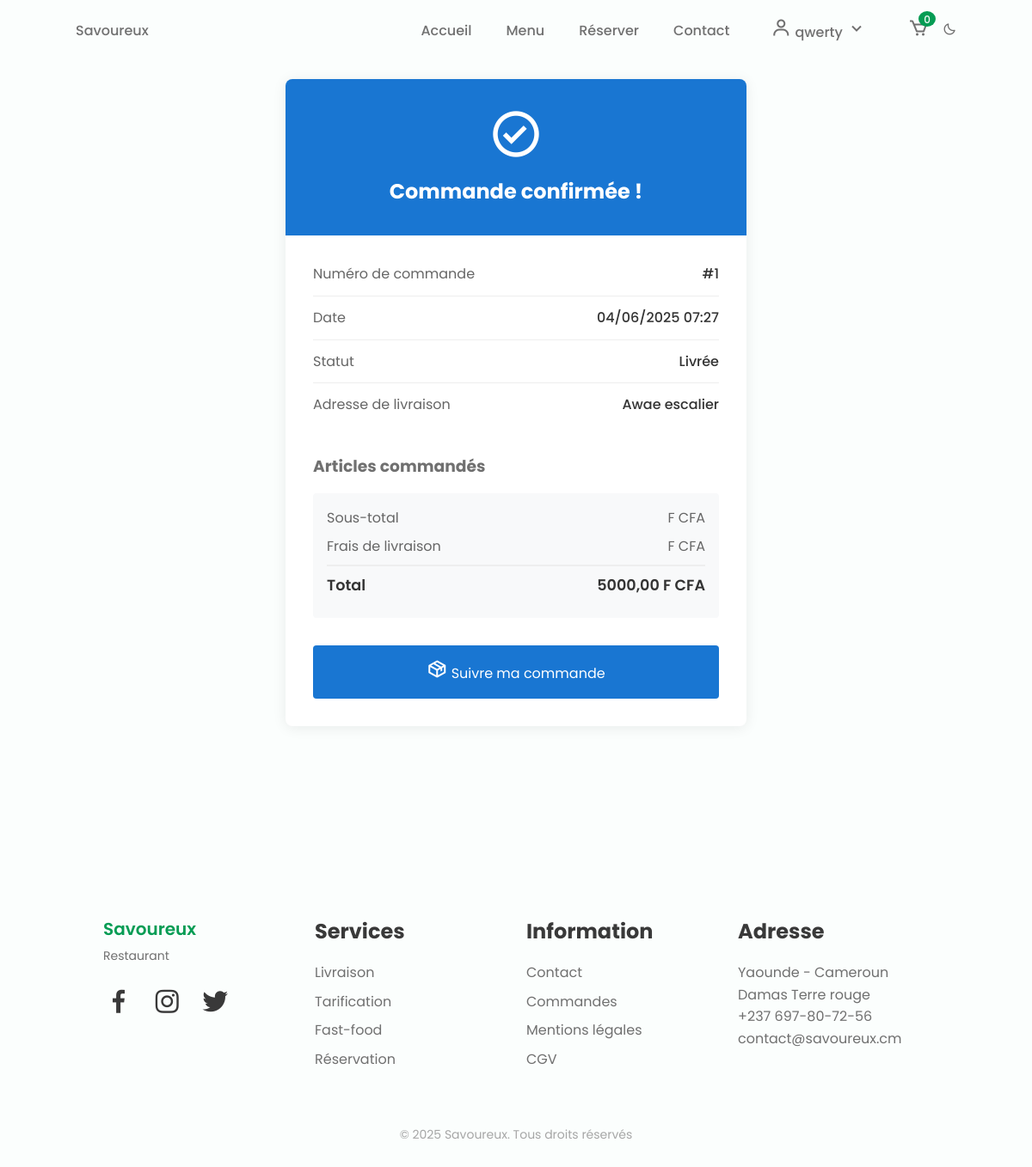
The app's page /order-confirmation/1/ (signed in), older data.
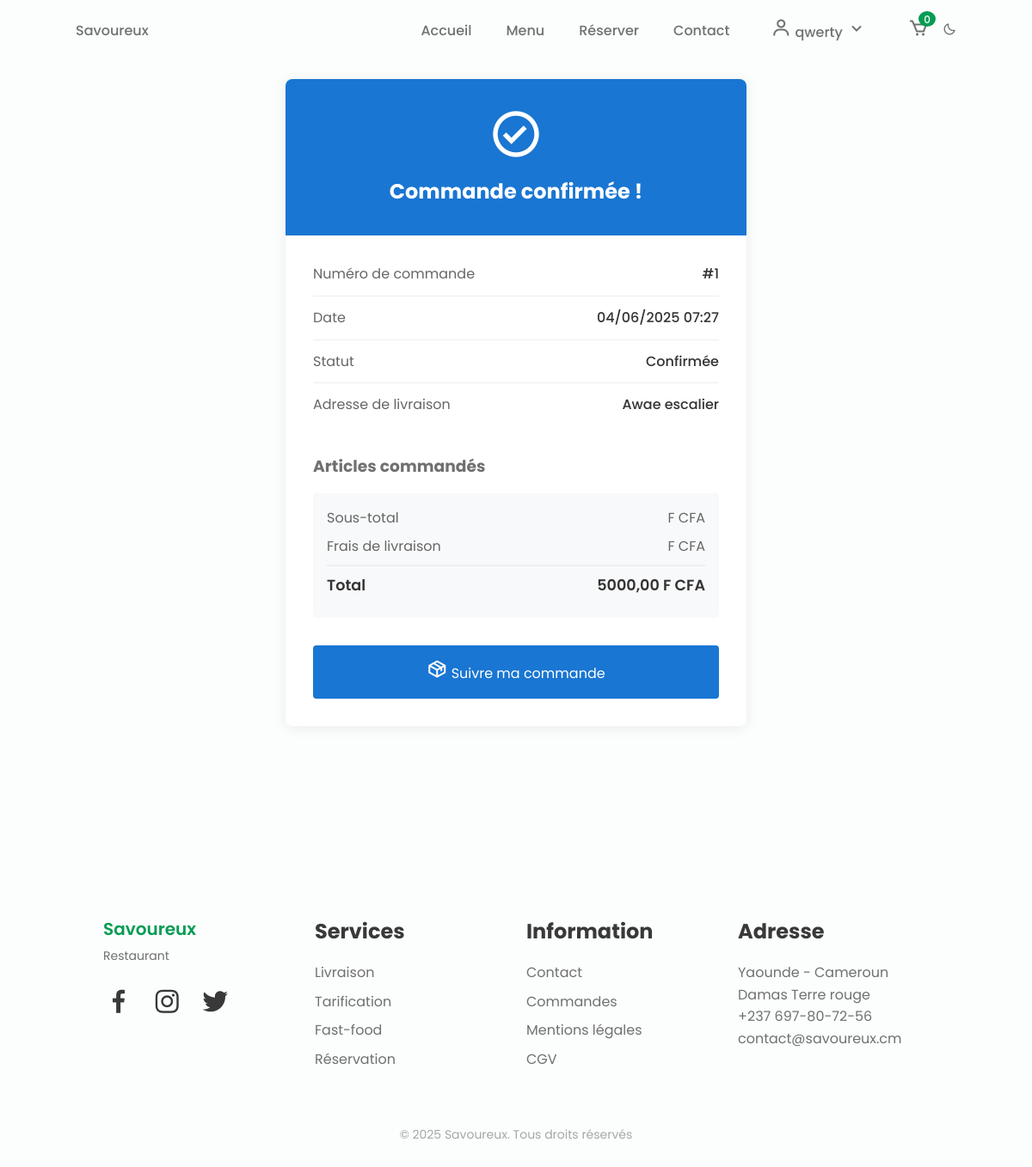
The same page, newer data.
### ecomm/models.py (models this page shows, shortened)
class Order(models.Model):
    STATUS_CHOICES = [
        ('pending', 'En attente'),
        ('confirmed', 'Confirmée'),
        ('preparing', 'En préparation'),
        ('ready', 'Prête'),
        ('delivered', 'Livrée'),
        ('cancelled', 'Annulée'),
    ]
    user = models.ForeignKey(User, on_delete=models.CASCADE)
    status = models.CharField(max_length=20, choices=STATUS_CHOICES, default='pending')
    total_amount = models.DecimalField(max_digits=10, decimal_places=2)
    delivery_address = models.TextField(blank=True)
    phone_number = models.CharField(max_length=20)
    created_at = models.DateTimeField(auto_now_add=True)
    updated_at = models.DateTimeField(auto_now=True)

### ecomm/views.py (the view)
# urls.py: path('order-confirmation/<int:order_id>/', views.order_confirmation, name='order_confirmation'),
@login_required
def order_confirmation(request, order_id):
    order = get_object_or_404(Order, id=order_id, user=request.user)
    return render(request, 'order_confirmation.html', {'order': order})

### ecomm/models.py (called while the page is built)
    def get_total_items(self):
        return self.cartitem_set.aggregate(total_items=models.Sum('quantity'))['total_items'] or 0

### ecomm/templates/order_confirmation.html (shortened to what this page needs)
{% extends 'base.html' %}
{% load static %}
{% block content %}
<div class="confirmation-container">
    <div class="confirmation-card">
        <div class="confirmation-header">
            <i class='bx bx-check-circle'></i>
            <h1>Commande confirmée !</h1>
        </div>
        <div class="confirmation-body">
            <div class="order-info">
                <div class="info-row">
                    <span class="info-label">Numéro de commande</span>
                    <span class="info-value">#{{ order.id }}</span>
                </div>
                <div class="info-row">
                    <span class="info-label">Date</span>
                    <span class="info-value">{{ order.created_at|date:"d/m/Y H:i" }}</span>
                </div>
                <div class="info-row">
                    <span class="info-label">Statut</span>
                    <span class="info-value">{{ order.get_status_display }}</span>
                </div>
                <div class="info-row">
                    <span class="info-label">Adresse de livraison</span>
                    <span class="info-value">{{ order.delivery_address }}</span>
                </div>
            </div>
            <div class="order-items">
                <h3>Articles commandés</h3>
                <div class="order-total">
                    <div class="total-row">
                        <span>Sous-total</span>
                        <span>{{ order.get_subtotal }} F CFA</span>
                    </div>
                    <div class="total-row">
                        <span>Frais de livraison</span>
                        <span>{{ order.get_delivery_fee }} F CFA</span>
                    </div>
                    <div class="total-row final">
                        <span>Total</span>
                        <span>{{ order.total_amount }} F CFA</span>
                    </div>
                </div>
            </div>
            <a href="{% url 'my_orders' %}" class="btn-track">
                <i class='bx bx-package'></i>
                Suivre ma commande
            </a>
        </div>
    </div>
</div>
{% endblock %}

Row changes from the older to the newer data that the page shows:
changed Order "Awae escalier": status "Livrée" → "Confirmée"
